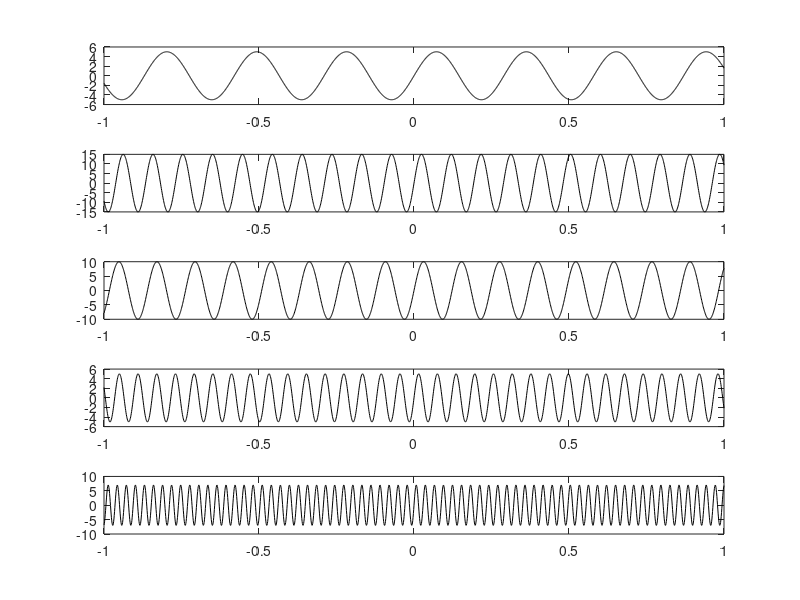
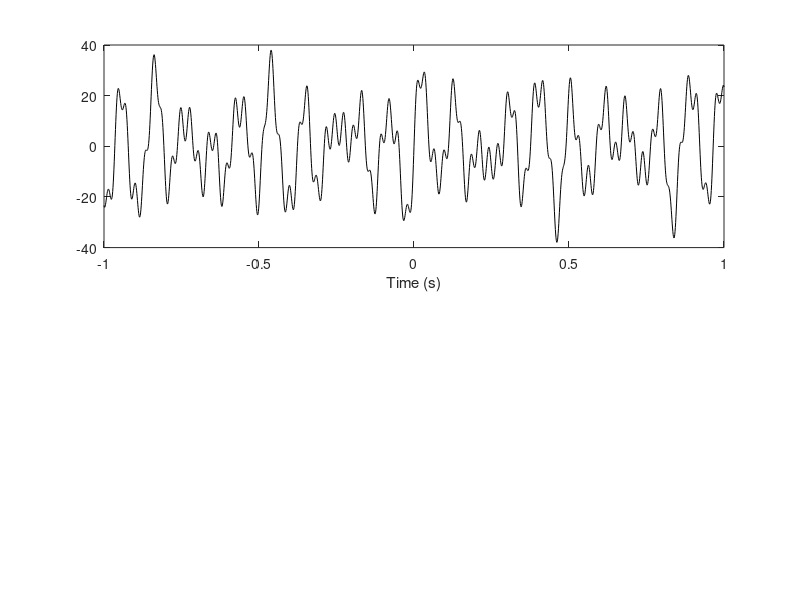

The MATLAB script that drew these images, in order: (Note: this script raises an error after producing the figures.)
%%
%   COURSE: Neural signal processing and analysis: Zero to hero
%  SESSION: Static spectral analyses
%  TEACHER: Mike X Cohen, sincxpress.com
%


%% 
% 
%  VIDEO: Sine waves and their parameters
% 
% 

%%% The goal of this cell is to create a signal by summing together sine waves.

% define a sampling rate
srate = 1000;

% list some frequencies
frex = [ 3   10   5   15   35 ];

% list some random amplitudes... make sure there are the same number of
% amplitudes as there are frequencies!
amplit = [ 5   15   10   5   7 ];

% phases... list some random numbers between -pi and pi
phases = [  pi/7  pi/8  pi  pi/2  -pi/4 ];

% define time...
time = -1:1/srate:1;


% now loop through frequencies and create sine waves
sine_waves = zeros(length(frex),length(time));
for fi=1:length(frex)
    sine_waves(fi,:) = amplit(fi) * sin(2*pi*time*(frex(fi) + phases(fi)));
end


%%% now plot
figure(1), clf

for sinei=1:length(amplit)
    subplot(length(amplit),1,sinei)

    % should be one sine wave per subplot
    plot(time,sine_waves(sinei,:),'k')
end

figure(2), clf
subplot(211)
plot(time,sum(sine_waves,1),'k')
xlabel('Time (s)')

%% sine wave parameter intuition via GUI

% a little interactive GUI to give you
% a better sense of sine wave parameters
sinewave_from_params;


%% 
% 
%  VIDEO: Complex numbers and Euler's formula
% 
% 

% several ways to create a complex number
z = 4 + 3i;
z = 4 + 3*1i;
z = 4 + 3*sqrt(-1);
z = complex(4,3);

disp([ 'Real part is ' num2str(real(z)) ' and imaginary part is ' num2str(imag(z)) '.' ])


% beware of a common programming error:
i = sqrt(-1);
z = 4 + 3*i;

% note that it's not possible to set 1i to a variable:
%1i = 2;


% plot the complex number
figure(3), clf
plot(real(z),imag(z),'s','markersize',12,'markerfacecolor','k')

% make plot look nicer
set(gca,'xlim',[-5 5],'ylim',[-5 5])
grid on, hold on, axis square
plot(get(gca,'xlim'),[0 0],'k','linew',2)
plot([0 0],get(gca,'ylim'),'k','linew',2)
xlabel('Real axis')
ylabel('Imaginary axis')
title([ 'Number (' num2str(real(z)) ' ' num2str(imag(z)) 'i) on the complex plane' ])

%% Euler's formula and the complex plane

% use Euler's formula to plot vectors
m = 4;
k = pi/3;
compnum = m*exp( 1i*k );

% extract magnitude and angle
mag = abs(compnum); % or sqrt(real(compnum)^2 + imag(compnum)^2) or sqrt(compnum * conj(compnum))
phs = angle(compnum);

% plot a red dot in the complex plane corresponding to the
% real (x-axis) and imaginary (y-axis) parts of the number.
figure(4), clf
plot([0 real(compnum)],[0 imag(compnum)],'ro','linew',2,'markersize',10,'markerfacecolor','r')

% make plot look nicer
set(gca,'xlim',[-5 5],'ylim',[-5 5])
grid on, hold on, axis square
plot(get(gca,'xlim'),[0 0],'k','linew',2)
plot([0 0],get(gca,'ylim'),'k','linew',2)
xlabel('Real axis')
ylabel('Imaginary axis')

% draw a line using polar notation
h = polar([0 phs],[0 mag],'r');
set(h,'linewidth',2)


% also draw a unit circle
x = linspace(-pi,pi,100);
h = plot(cos(x),sin(x));
set(h,'color',[1 1 1]*.7) % light gray

% title
title([ 'Rectangular: [' num2str(real(compnum)) ' ' num2str(imag(compnum)) 'i ], ' ...
        'Polar: ' num2str(mag) 'e^{i' num2str(phs) '}' ])
    

%% 
% 
%  VIDEO: The dot product and sine waves
% 
% 


% create two vectors
v1 = [ 2 4 2 1 5 3 1 ];
v2 = [ 4 2 2 -3 2 5 5 ];

% two (among other) ways to create the dot product
dp1 = sum( v1.*v2 )
dp2 = dot(v1,v2)

%% the dot product with sine waves

%%% In this section, you will create a signal (wavelet)
%   and then compute the dot product between that signal
%   and a series of sine waves. this is not acually fourier transform but
%   it takes us near to fourier transform


% phase of signal
theta = 1*pi/4;


% simulation parameters
srate = 1000;
time  = -1:1/srate:1;

% here is the signal (don't change this line)
signal = sin(2*pi*5*time + theta) .* exp( (-time.^2) / .1);

% sine wave frequencies (Hz)
sinefrex = 2:.5:10;


% plot signal
figure(4), clf
subplot(211)
plot(time,signal,'k','linew',3)
xlabel('Time (sec.)'), ylabel('Amplitude (a.u.)')
title('Signal')

dps = zeros(size(sinefrex));
for fi=1:length(dps)

    % create a real-valued sine wave. Note that the amplitude should be 1 and the phase should be 0
    sinew = sin(2*pi*time*sinefrex(fi));

    % compute the dot product between sine wave and signal
    % normalize by the number of time points
    dps(fi) = dot(sinew,signal) / length(time)
end

% and plot
subplot(212)
stem(sinefrex,dps,'k','linew',3,'markersize',10,'markerfacecolor','w')
set(gca,'xlim',[sinefrex(1)-.5 sinefrex(end)+.5],'ylim',[-.2 .2])
xlabel('Sine wave frequency (Hz)')
ylabel('Dot product (signed magnitude)')
title([ 'Dot product of signal and sine waves (' num2str(theta) ' rad. offset)' ])

%%% Question: Try changing the 'theta' parameter. What is the effect on the spectrum of dot products?
% If we multiplied by 2 the theta, we will get vaue of theta as pi/2 which will give dot product plot as strait horixontal and if we multiplied by 3 then theta  
% value will be 3pi/2which will plot as inverted.

%% 
% 
%   VIDEO: Complex sine waves
% 
% 


%%% The goal here is to create a complex-valued sine wave

% general simulation parameters
srate = 500; % sampling rate in Hz
time  = 0:1/srate:2-1/srate; % time in seconds

% sine wave parameters
freq = 5;    % frequency in Hz
ampl = 2;    % amplitude in a.u.
phas = pi/3; % phase in radians

% generate the complex sine wave. Note that exp(x) means e^x
csw = ampl* exp(1i*(2*pi*freq*time+phas));


% plot in 2D
figure(5), clf
subplot(211)
plot(time,real(csw), time,imag(csw),'linew',2)
xlabel('Time (sec.)'), ylabel('Amplitude')
title('Complex sine wave projections')
legend({'real';'imag'})

% plot in 3D
subplot(212)
plot3(time,real(csw),imag(csw),'k','linew',3)
xlabel('Time (sec.)'), ylabel('real part'), zlabel('imag. part')
set(gca,'ylim',[-1 1]*ampl*3,'zlim',[-1 1]*ampl*3)
axis square
rotate3d on


%% 
% 
%   VIDEO: The complex dot product
% 
% 


% two vectors
v1 = [  3i  4  5 -3i ];
v2 = [ -3i 1i  1  0  ];

% notice the dot product is a complex number
sum(v1.*v2)

%% complex dot product with wavelet

% 1) copy/paste the code from cell "the dot product with sine waves"
% 2) Change the sine waves into complex sine waves
% 3) Plot the magnitude of the dot product ( abs(dps) )
% phase of signal
theta = 1*pi/4;


% simulation parameters
srate = 1000;
time  = -1:1/srate:1;

% here is the signal (don't change this line)
signal = sin(2*pi*5*time + theta) .* exp( (-time.^2) / .1);

% sine wave frequencies (Hz)
sinefrex = 2:.5:10;


% plot signal
figure(4), clf
subplot(211)
plot(time,signal,'k','linew',3)
xlabel('Time (sec.)'), ylabel('Amplitude (a.u.)')
title('Signal')

dps = zeros(size(sinefrex));
for fi=1:length(dps)

    % create a complex-valued sine wave. Note that the amplitude should be 1 and the phase should be 0
    csw = exp(1i*2*pi*time*sinefrex(fi));

    % compute the dot product between sine wave and signal
    % normalize by the number of time points
    dps(fi) = dot(csw,signal) / length(signal);
end

% and plot
subplot(212)
stem(sinefrex,abs(dps),'k','linew',3,'markersize',10,'markerfacecolor','w')
set(gca,'xlim',[sinefrex(1)-.5 sinefrex(end)+.5],'ylim',[-.2 .2])
xlabel('Sine wave frequency (Hz)')
ylabel('Dot product (signed magnitude)')
title([ 'Dot product of signal and sine waves (' num2str(theta) ' rad. offset)' ])

%%% Question: Is the dot product spectrum still dependent on the phase of the signal?
% in complex valued sine wave, the dot product is independent of phase of
% the signal but in real valued sine wave its dependent.

%%

%% A movie showing why complex sine waves are phase-invariant

% no need to change the code; just run and enjoy!

% create complex sine wave
csw = exp( 1i*2*pi*5*time );
rsw = cos(    2*pi*5*time );

% specify range of phase offsets for signal
phases = linspace(0,7*pi/2,100);


% setup the plot
figure(6), clf
subplot(223)
ch = plot(0,0,'ro','linew',2,'markersize',10,'markerfacecolor','r');
set(gca,'xlim',[-.2 .2],'ylim',[-.2 .2])
grid on, hold on, axis square
plot(get(gca,'xlim'),[0 0],'k','linew',2)
plot([0 0],get(gca,'ylim'),'k','linew',2)
xlabel('Cosine axis')
ylabel('Sine axis')
title('Complex plane')

% and then setup the plot for the real-dot product axis
subplot(224)
rh = plot(0,0,'ro','linew',2,'markersize',10,'markerfacecolor','r');
set(gca,'xlim',[-.2 .2],'ylim',[-.2 .2],'ytick',[])
grid on, hold on, axis square
plot(get(gca,'xlim'),[0 0],'k','linew',2)
plot([0 0],get(gca,'ylim'),'k','linew',2)
xlabel('Real axis')
title('Real number line')


for phi=1:length(phases)

    % create signal
    signal = sin(2*pi*5*time + phases(phi)) .* exp( (-time.^2) / .1);

    % compute complex dot product
    cdp = sum( signal.*csw ) / length(time);

    % compute real-valued dot product
    rdp = sum( signal.*rsw ) / length(time);

    % plot signal and real part of sine wave
    subplot(211)
    plot(time,signal, time,rsw,'linew',2)
    title('Signal and sine wave over time')

    % plot complex dot product
    subplot(223)
    set(ch,'XData',real(cdp),'YData',imag(cdp))

    % draw normal dot product
    subplot(224)
    set(rh,'XData',rdp)

    % wait a bit
    pause(.1)
end


%%
% 
%   VIDEO: The discrete-time Fourier transform
% 
% 


%% generate multi-component sine wave (exactly as before)

% define a sampling rate
srate = 1000;

% some parameters
frex   = [ 3   10   5   15   35 ];
amplit = [ 5   15   10   5   7 ];

% define time...
time = -1:1/srate:1;

% now loop through frequencies and create sine waves
signal = zeros(1,length(time));
for fi=1:length(frex)
    signal = signal + amplit(fi)*sin(2*pi*time*frex(fi));
end

%% The Fourier transform in a loop

%%% The goal of this section of code is to implement
%   the Fourier transform in a loop, as described in lecture.
N           = length(signal);  % length of sequence
fourierTime = (0:N-1)/N;    % "time" used for sine waves
nyquist     = srate/2;        % Nyquist frequency -- the highest frequency you can measure in the data


% initialize Fourier output matrix
fourierCoefs = zeros(size(signal));

% These are the actual frequencies in Hz that will be returned by the
% Fourier transform. The number of unique frequencies we can measure is
% exactly 1/2 of the number of data points in the time series (plus DC).
frequencies = linspace(0,nyquist,floor(N/2)+1);


% loop over frequencies
for fi=1:N

    % create complex-valued sine wave for this frequency
    fourierSine = exp(-1i*2*pi*fourierTime*(fi-1));

    % compute dot product between sine wave and signal (created in the previous cell)
    fourierCoefs(fi) = dot(fourierSine,signal);

end

% scale Fourier coefficients to original scale
fourierCoefs = fourierCoefs / N;


figure(7), clf
subplot(221)
plot(real(exp( -2*pi*1i*(10).*fourierTime )))
xlabel('time (a.u.)'), ylabel('Amplitude')
title('One sine wave from the FT (real part)')

subplot(222)
plot(signal)
title('Data')

subplot(212)
plot(frequencies,abs(fourierCoefs(1:length(frequencies)))*2,'*-')
xlabel('Frequency (Hz)')
ylabel('Amplitude (\muV)') %power is square of amplitude 
title('Power spectrum derived from discrete Fourier transform')

%% The fast-Fourier transform (FFT)

%%% The "slow" FT is important to understand and see implemented,
%   but in practice you should always use the FFT.
%   In this code you will see that they produce the same results.

% Compute fourier transform and scale
fourierCoefsF = fft(signal)/ N;

subplot(212), hold on
plot(frequencies,abs(fourierCoefsF(1:length(frequencies)))*2,'ro')
set(gca,'xlim',[0 40])


%% 
% 
%   VIDEO: Fourier coefficients as complex numbers
% 
% 


%%% Fourier coefficients are difficult to interpret 'numerically', that is,
%   it's difficult to extract the information in a Fourier coefficient
%   simply by looking at the real and imaginary parts printed out.
%   Instead, you can understand them by visualizing them (in the next cell!).


srate = 1000;
time  = (0:srate-1)/srate;
freq  = 6;

% create sine waves that differ in power and phase
sine1 = 3 * cos(2*pi*freq*time + 0 );
sine2 = 2 * cos(2*pi*freq*time + pi/6 );
sine3 = 1 * cos(2*pi*freq*time + pi/3 );

% compute Fourier coefficients
fCoefs1 = fft(sine1) / length(time);
fCoefs2 = fft(sine2) / length(time);
fCoefs3 = fft(sine3) / length(time);

hz = linspace(0,srate/2,floor(length(time)/2)+1);

% find the frequency of our sine wave
hz6 = dsearchn(hz',6);

% let's look at the coefficients for this frequency
disp([ '6 Hz Fourier coefficient for sin1: ' num2str(fCoefs1(hz6)) ])
disp([ '6 Hz Fourier coefficient for sin2: ' num2str(fCoefs2(hz6)) ])
disp([ '6 Hz Fourier coefficient for sin3: ' num2str(fCoefs3(hz6)) ])

%% complex numbers as vectors in a polar plot

%%% Explore the concept that the Fourier coefficients are complex numbers,
%   and can be represented on a complex plane.
%   The magnitude is the length of the line, and the phase is the angle of that line.


% make polar plots of fourier coefficients
figure(9), clf
h(1) = polarplot([0 angle(fCoefs1(hz6))],[0 2*abs(fCoefs1(hz6))],'r');
hold on
h(2) = polarplot([0 angle(fCoefs2(hz6))],[0 2*abs(fCoefs2(hz6))],'b');
h(3) = polarplot([0 angle(fCoefs3(hz6))],[0 2*abs(fCoefs3(hz6))],'m');

% adjust the plots a bit
set(h,'linewidth',5)
legend({'sine1';'sine2';'sine3'})

%% phase and power information can be extracted via Euler's formula

% extract amplitude using Pythagorian theorem
amp1 = sqrt(real(fCoefs1) .^2 +imag(fCoefs1) .^2 );% hint: use the functions "imag" and "real"
amp2 = sqrt(real(fCoefs2) .^2 +imag(fCoefs2) .^2 );
amp3 = sqrt(real(fCoefs3) .^2 +imag(fCoefs3) .^2 );

% extract amplitude using the Matlab function abs
% amp1 = abs( fCoefs1 );
% amp2 = abs( fCoefs2 );
% amp3 = abs( fCoefs3 );

% yet another possibility (the complex number times its conjugate)
%amp1 = sqrt(fCoefs1.*conj(fCoefs1));


figure(9), clf

% plot amplitude spectrum
subplot(211)
plot(hz,2*amp1(1:length(hz)),'ro-','linew',3), hold on
plot(hz,2*amp2(1:length(hz)),'bp-','linew',3)
plot(hz,2*amp3(1:length(hz)),'ks-','linew',3)
set(gca,'xlim',[freq-3 freq+3])
xlabel('Frequency (Hz)'), ylabel('Amplitude')

                                                                                                                                               



%% 
% 
%   VIDEO: Positive/negative spectrum; amplitude scaling
% 
% 

% This cell will run a video that shows the complex sine waves used
% in the Fourier transform. The blue line corresponds to the real part
% and the red line corresponds to the imaginary part. The title tells
% you the frequency as a fraction of the sampling rate (Nyquist = .5).
% Notice what happens as the sine waves go into the negative frequencies.


% setup parameters
N     = 100;
fTime = ((1:N)-1)/N;
whichhalf = {'negative';'positive'};

% generate the plot
figure(10), clf
ploth = plot(fTime,ones(2,N),'linew',2);
titleh= title('.');
set(ploth(1),'color','b')
set(ploth(2),'color','r','linestyle','--')
xlabel('Time (norm.)'), ylabel('Amplitude')


% loop over frequencies
for fi=1:N

    % create sine wave for this frequency
    fourierSine = exp( -1i*2*pi*(fi-1).*fTime );

    % update graph
    set(ploth(1),'ydata',real(fourierSine));
    set(ploth(2),'ydata',imag(fourierSine));
    set(titleh,'String',[ num2str(fi/N) ' of fs (' whichhalf{(fi<N/2)+1} ')' ])

    pause(.1)
end

%%% QUESTION: What happens to the sine waves above f=.5?
% sinewave became slower and slower thereby decreasing frequency
%%% QUESTION: What happens to the sine waves as they approach f=.5?
% Sinewave became faster and faster as they approach nyquist frequency(.5)

%% scaling of Fourier coefficients

%%% The goal of this section of code is to understand the necessity and logic
%   behind the two normalization factors that get the Fourier coefficients
%   in the same scale as the original data.


% create the signal
srate  = 1000; % hz
time   = (0:3*srate-1)/srate; % time vector in seconds
pnts   = length(time); % number of time points
signal = 2.5 * sin( 2*pi*4*time );


% prepare the Fourier transform
fourTime = (0:pnts-1)/pnts;
fCoefs   = zeros(size(signal));

for fi=1:pnts
    % create complex sine wave and compute dot product with signal
    csw = exp( -1i*2*pi*(fi-1)*fourTime );
    fCoefs(fi) = sum( signal.*csw );
end

% extract amplitudes
ampls = 2*abs(fCoefs/pnts);

% compute frequencies vector
hz = linspace(0,srate/2,floor(pnts/2)+1);

figure(11), clf
stem(hz,ampls(1:length(hz)),'ks-','linew',3,'markersize',10,'markerfacecolor','w')

% make plot look a bit nicer
set(gca,'xlim',[0 10])
xlabel('Frequency (Hz)'), ylabel('Amplitude (a.u.)')

%%% QUESTION: Does the amplitude of 4 Hz in the figure match the simulated signal?
%   Answer : No
%%% QUESTION: Does the amplitude also depend on the length of the signal?
% Yes fCoefs are sums of dot products, so their magnitude scales with the number of points (pnts).
%The normalization step (fCoefs / pnts) adjusts for this dependency to some extent, but if improperly scaled, the amplitude can still be influenced by the signal length
%             Apply the two normalization factors discussed in lecture.
%             Test whether the scaling is robust to signal length.


%% DC reflects the mean offset

figure(12), clf

% NOTE: below is the same signal with (1) small, (2) no, (3) large DC
%       Is the amplitude spectrum accurate at 0 Hz???
signalX1 = fft(signal+2)             / pnts;
signalX2 = fft(signal-mean(signal))  / pnts;
signalX3 = fft(signal+10)            / pnts;


% plot signals in the time domain
subplot(211), hold on
plot(ifft(signalX1)*pnts,'bo-')
plot(ifft(signalX2)*length(signal),'rd-')
plot(ifft(signalX3)*pnts,'k*-')
xlabel('Tme (ms)'), ylabel('Amplitude')

%Compute amplitudes
ampl1 = abs(signalX1(1:length(hz)));
ampl1(2:end) = 2*ampl1(2:end);
ampl2 = abs(signalX2(1:length(hz)));
ampl2(2:end) = 2*ampl2(2:end);
ampl3 = abs(signalX3(1:length(hz)));
ampl3(2:end) = 2*ampl3(2:end);
% plot signals in the frequency domain
subplot(212)
plot(hz,ampl1,'bo-','linew',2,'markersize',8), hold on
plot(hz,ampl2,'rd-','linew',2,'markersize',8)
plot(hz,ampl,'k*-','linew',2,'markersize',8)

xlabel('Frequencies (Hz)'), ylabel('Amplitude')
legend({'+2 mean';'de-meaned';'+10 mean'})
set(gca,'xlim',[0 10])



%%% QUESTION: Can you adapt the code for accurate scaling of all three signals??
%             (Yes, of course you can! Do it!)... yes i did it

%%


%% 
% 
%  VIDEO: Spectral analysis of resting-state EEG
% 
% 

% The goal of this cell is to plot a power spectrum of resting-state EEG data.

clear
load EEGrestingState.mat

% create a time vector that starts from 0
npnts = length(eegdata);
time  = (0:npnts-1)/srate;


% plot the time-domain signal
figure(13), clf
plot(time,eegdata)
xlabel('Time (s)'), ylabel('Voltage (\muV)')
zoom on


% static spectral analysis
hz = linspace(0,srate/2,floor(npnts/2)+1);
ampl = 2*abs(fft(eegdata)/npnts);
powr = ampl.^(1/2);

figure(14), clf, hold on
plot(hz,ampl(1:length(hz)),'k','linew',2)
plot(hz,powr(1:length(hz)),'r','linew',2)

xlabel('Frequency (Hz)')
ylabel('Amplitude or power')
legend({'Amplitude';'Power'})

% optional zooming in
%set(gca,'xlim',[0 30])


%%% QUESTION: What are the three most prominent features of the EEG spectrum?
% power spectrum decreases with increasing function
% Very very narrow spikes at line noise frequencies
% deviation from 1/f
%%% QUESTION: What do you notice about the difference between the amplitude
%             and power spectra?
% Amplitde spectrum shows subtle features of spectrum and power spectrum
% highlights prominent features of the signal they help us to focus
% different aspects of signal
% 
%%% QUESTION: Can you see the ~10 Hz oscillation in the raw time series data?
% 


%% 
% 
%  VIDEO: Quantify alpha power over the scalp
% 
% 

clear
load restingstate64chans.mat

% These data comprise 63 "epochs" of resting-state data. Each epoch is a
%   2-second interval cut from ~2 minutes of resting-state.
% The goal is to compute the power spectrum of each 2-second epoch
%   separately, then average together.
%   Then, extract the average power from 8-12 Hz (the "alpha band") and
%   make a topographical map of the distribution of this power.

% convert to double-precision
EEG.data = double(EEG.data);


chanpowr = (2 * abs(fft(EEG.data,[],2)/EEG.pnts)) .^2;


% then average over trials
chanpowr = mean(chanpowr,3);

% vector of frequencies
hz = linspace(0,EEG.srate/2,floor(EEG.pnts/2)+1);


% do some plotting
% plot power spectrum of all channels
figure(15), clf
plot(hz,chanpowr(:,1:length(hz)),'linew',2)
xlabel('Frequency (Hz)'), ylabel('Power (\muV)')

set(gca,'xlim',[0 30],'ylim',[0 50])

%% now to extract alpha power

% boundaries in hz
alphabounds = [8 12]';

% convert to indices
freqidx = dsearchn(hz',alphabounds);


% extract average power
alphapower = mean(chanpowr(:,freqidx(1):freqidx(2)),2);

% and plot
figure(16), clf
topoplotIndie(alphapower,EEG.chanlocs,'numcontour',0);
set(gca,'clim',[0 6])
colormap hot

%% 
% 
%  VIDEO: Reconstruct a signal via inverse Fourier transform
% 
% 


%% create the signal

% define a sampling rate and time vector
srate = 1000;
time  = -1:1/srate:1;

% frequencies
frex = [ 3 10 5 15 35 ];


% now loop through frequencies and create sine waves
signal = zeros(1,length(time));
for fi=1:length(frex)
    signal = signal + fi * sin(2*pi*time*frex(fi));
end

%% on to the ift!

%%% Here you will invert the Fourier transform,
%   by starting from Fourier coefficients and getting back into the time domain.

N           = length(signal); % length of sequence
fourierTime = (0:N-1)/N;    % "time" used for sine waves

reconSignal = zeros(size(signal));
fourierCoefs = fft(signal)/N;

% loop over frequencies
for fi=1:N

    % create coefficient-modulated sine wave for this frequency
    % Note: this is a complex sine wave without the minus sine in the exponential.
    fourierSine = fourierCoefs(fi) * exp(1i * 2 * pi * (fi-1) * fourierTime);

    % continue building up signal...
    reconSignal = reconSignal + fourierSine;
end

% note: in practice, the inverse Fourier transform should be done using:
%reconSignal = ifft(fourierCoefs) * N;

figure(17), clf
plot(real(reconSignal),'.-')
hold on
plot(signal,'ro')
zoom on % inspect the two signals

legend({'reconstructed';'original'})


%% 
% 
%   VIDEO: Frequency resolution and zero-padding
% 
% 


%%% We start by investigating the difference between sampling rate and
%   number of time points for Fourier frequencies.

% temporal parameters
srates  = [100 100 1000];
timedur = [  1  10    1];


freq    =     5; % in Hz
colors  = 'kmb';
symbols = 'op.';


figure(18), clf
legendText = cell(size(timedur));
for parami=1:length(colors)

    % define sampling rate in this round
    srate = srates(parami); % in Hz

    % define time
    time = -1:1/srate:timedur(parami);

    % create signal (Morlet wavelet)
    signal = cos(2*pi*freq.*time) .* exp( (-time.^2) / .05 );

    % compute FFT and normalize
    signalX = fft(signal);
    signalX = signalX ./ max(signalX);

    % define vector of frequencies in Hz
    hz = linspace(0,srate/2,floor(length(signal)/2)+1);


    % plot time-domain signal
    subplot(211)
    plot(time,signal,[colors(parami) symbols(parami) '-'],'markersize',10,'markerface',colors(parami)), hold on
    set(gca,'xlim',[-1 1])
    xlabel('Time (s)'), ylabel('Amplitude')
    title('Time domain')

    % plot frequency-domain signal
    subplot(212), hold on
    plot(hz,abs(signalX(1:length(hz))),[colors(parami) symbols(parami) '-'],'markersize',10,'markerface',colors(parami))
    xlabel('Frequency (Hz)'), ylabel('Amplitude')
    title('Frequency domain')

    legendText{parami} = [ 'srate=' num2str(srates(parami)) ', N=' num2str(timedur(parami)+1) 's' ];
end

legend(legendText)
zoom

%% zero-padding, spectral resolution, and sinc interpolation

%%% Explore the effects of zero-padding.
%   Note: I created the numbers here to show rather strong effects of zero-padding.
%    You can try with other numbers; the effects will be more mild.

figure(19), clf

signal  = [ 1 0 1 2 -3 1 2 0 -3 0 -1 2 1 -1];

% compute the FFT of the same signal with different DC offsets
signalX1 = fft(signal,length(signal))     / length(signal);
signalX2 = fft(signal,length(signal)+10)  / length(signal);   % zero-pad to 10 plus length of signal!
signalX3 = fft(signal,length(signal)+100) / length(signal);  % zero-pad to 100 plus length of signal!

% define frequencies vector
frex1 = linspace( 0, .5, floor(length(signalX1)/2)+1 );
frex2 = linspace( 0, .5, floor(length(signalX2)/2)+1 );
frex3 = linspace( 0, .5, floor(length(signalX3)/2)+1 );


% plot signals in the time domain
subplot(211)
plot(ifft(signalX1)*length(signal),'bo-'), hold on
plot(ifft(signalX2)*length(signal),'rd-'), hold on
plot(ifft(signalX3)*length(signal),'k*-'), hold on
xlabel('Time points (arb. units)')

% plot signals in the frequency domain
subplot(212)
plot(frex1,2*abs(signalX1(1:length(frex1))),'bo-'), hold on
plot(frex2,2*abs(signalX2(1:length(frex2))),'rd-')
plot(frex3,2*abs(signalX3(1:length(frex3))),'k*-')

xlabel('Normalized frequency units'), ylabel('Amplitude')
legend({'"Native" N';'N+10';'N+100'})


%% 
% 
%   VIDEO: Examples of sharp non-stationarities on power spectra
% 
% 

%% sharp transitions

a = [10 2 5 8];
f = [3 1 6 12];
srate = 1000;
t = 0:1/srate:10;
n = length(t);
timechunks = round(linspace(1,n,length(a)+1));


% create the signal
signal = 0;
for i=1:length(a)
    signal = cat(2,signal,a(i)* sin(2*pi*f(i)*t(timechunks(i):timechunks(i+1)-1) ));
end

% compute its spectrum
signalX = fft(signal)/n;
hz = linspace(0,srate/2,floor(n/2)+1);

figure(20), clf
subplot(211)
plot(t,signal)
xlabel('Time'), ylabel('amplitude')

subplot(212)
plot(hz,2*abs(signalX(1:length(hz))),'s-','markerface','k')
xlabel('Frequency (Hz)'), ylabel('amplitude')
set(gca,'xlim',[0 20])

%% edges and edge artifacts

x = (linspace(0,1,n)>.5)+0; % +0 converts from boolean to number

% uncommenting this line shows that nonstationarities
% do not prevent stationary signals from being easily observed
% x = x + .08*sin(2*pi*6*t);

% plot
figure(21), clf
subplot(211)
plot(t,x)
set(gca,'ylim',[-.1 1.1])
xlabel('Time (s.)'), ylabel('Amplitude (a.u.)')

subplot(212)
xX = fft(x)/n;
plot(hz,2*abs(xX(1:length(hz))))
set(gca,'xlim',[0 20],'ylim',[0 .1])
xlabel('Frequency (Hz)'), ylabel('Amplitude (a.u.)')


%% 
% 
%   VIDEO: Examples of smooth non-stationarities on power spectra
% 
% 


srate = 1000;
t = 0:1/srate:10;
n = length(t);
f = 3; % frequency in Hz

% sine wave with time-increasing amplitude
ampl1 = linspace(1,10,n);
% ampl1 = abs(interp1(linspace(t(1),t(end),10),10*rand(1,10),t,'spline'));
ampl2 = mean(ampl1);

signal1 = ampl1 .* sin(2*pi*f*t);
signal2 = ampl2 .* sin(2*pi*f*t);


% obtain Fourier coefficients and Hz vector
signal1X = fft( signal1 )/n;
signal2X = fft( signal2 )/n;
hz = linspace(0,srate,n);

figure(22), clf
subplot(211)
plot(t,signal2,'r','linew',2), hold on
plot(t,signal1,'b','linew',2)
xlabel('Time'), ylabel('amplitude')

subplot(212)
plot(hz,2*abs(signal2X(1:length(hz))),'ro-','markerface','r','linew',2)
hold on
plot(hz,2*abs(signal1X),'bs-','markerface','k','linew',2)

xlabel('Frequency (Hz)'), ylabel('amplitude')
set(gca,'xlim',[1 7])
legend({'Stationary';'Non-stationary'})

%% frequency non-stationarity


f  = [2 10];
ff = linspace(f(1),mean(f),n);
signal1 = sin(2*pi.*ff.*t);
signal2 = sin(2*pi.*mean(ff).*t);


signal1X = fft(signal1)/n;
signal2X = fft(signal2)/n;
hz = linspace(0,srate/2,floor(n/2));

figure(23), clf

subplot(211)
plot(t,signal1), hold on
plot(t,signal2,'r')
xlabel('Time'), ylabel('amplitude')
set(gca,'ylim',[-1.1 1.1])

subplot(212)
plot(hz,2*abs(signal1X(1:length(hz))),'.-'), hold on
plot(hz,2*abs(signal2X(1:length(hz))),'r.-')
xlabel('Frequency (Hz)'), ylabel('amplitude')
set(gca,'xlim',[0 20])


%% examples of rhythmic non-sinusoidal time series

% parameters
srate = 1000;
time  = (0:srate*6-1)/srate;
npnts = length(time);
hz = linspace(0,srate,npnts);

% various mildly interesting signals to test
signal = detrend( sin( cos(2*pi*time)-1 ) );
signal = sin( cos(2*pi*time) + time );
signal = detrend( cos( sin(2*pi*time).^4 ) );


% plot!
figure(24), clf

% time domain
subplot(211)
plot(time,signal,'k','linew',3)
xlabel('Time (s)')

% frequency domain
subplot(212)
plot(hz,abs(fft(signal)),'k','linew',3)
set(gca,'xlim',[0 20])
xlabel('Frequency (Hz)')
ylabel('Amplitude (a.u)')

%% 
% 
%   VIDEO: Welch's method on phase-slip data
% 
% 

srate = 1000;
time  = (0:srate-1)/srate;

signal = [ sin(2*pi*10*time) sin(2*pi*10*time(end:-1:1)) ];

figure(25), clf
subplot(211)
plot(signal)

subplot(223)
bar(linspace(0,srate,length(signal)),2*abs(fft(signal))/length(signal))
set(gca,'xlim',[5 15])
title('Static FFT')
xlabel('Frequency (Hz)')



%% Now for Welch's method

% parameters
winlen = 500; % window length in points (same as ms if srate=1000!)
skip = 100; % also in time points;

% vector of frequencies for the small windows
hzL = linspace(0,srate/2,floor(winlen/2)+1);

% initialize time-frequency matrix
welchspect = zeros(1,length(hzL));

% Hann taper
hwin = .5*(1-cos(2*pi*(1:winlen) / (winlen-1)));



% loop over time windows
nbins = 0; % note: in the video this is nbins=1 but that's a typo.
for ti=1:skip:length(signal)-winlen
    
    % extract part of the signal
    tidx    = ti:ti+winlen-1;
    tmpdata = signal(tidx);
    
    % FFT of these data (does the taper help?)
    x = fft(hwin.*tmpdata)/winlen;
    
    % and put in matrix
    welchspect = welchspect + 2*abs(x(1:length(hzL)));
    nbins = nbins + 1;
end

% divide by nbins to complete average
welchspect = welchspect/nbins;


subplot(224)
bar(hzL,welchspect)
set(gca,'xlim',[5 15])
title('Welch''s method')
xlabel('Frequency (Hz)')

%% 
% 
%   VIDEO: Welch's method on resting-state EEG data
% 
% 


% load data
load EEGrestingState.mat
N = length(eegdata);

% time vector
timevec = (0:N-1)/srate;

% plot the data
figure(26), clf
plot(timevec,eegdata,'k')
xlabel('Time (seconds)'), ylabel('Voltage (\muV)')

%% one big FFT (not Welch's method)

% "static" FFT over entire period, for comparison with Welch
eegpow = abs( fft(eegdata)/N ).^2;
hz = linspace(0,srate/2,floor(N/2)+1);

%% "manual" Welch's method

% window length in seconds*srate
winlength = 1*srate;

% number of points of overlap
nOverlap = round(srate/2);

% NOTE about the variable nOverlap: 
% This variable actually defines the number of data 
% points to skip forwards. The true number of overlapping 
% points is winlength-nSkip. Apologies for the confusion,
% and thanks to Eleonora De Filippi for catching that mistake.


% window onset times
winonsets = 1:nOverlap:N-winlength;

% note: different-length signal needs a different-length Hz vector
hzW = linspace(0,srate/2,floor(winlength/2)+1);

% Hann window
hannw = .5 - cos(2*pi*linspace(0,1,winlength))./2;

% initialize the power matrix (windows x frequencies)
eegpowW = zeros(1,length(hzW));

% loop over frequencies
for wi=1:length(winonsets)
    
    % get a chunk of data from this time window
    datachunk = eegdata(winonsets(wi):winonsets(wi)+winlength-1);
    
    % apply Hann taper to data
    datachunk = datachunk .* hannw;
    
    % compute its power
    tmppow = abs(fft(datachunk)/winlength).^2;
    
    % enter into matrix
    eegpowW = eegpowW  + tmppow(1:length(hzW));
end

% divide by N
eegpowW = eegpowW / length(winonsets);


%%% plotting
figure(27), clf, subplot(211), hold on

plot(hz,eegpow(1:length(hz)),'k','linew',2)
plot(hzW,eegpowW/10,'r','linew',2)
set(gca,'xlim',[0 40])
xlabel('Frequency (Hz)')
legend({'"Static FFT';'Welch''s method'})
title('Using FFT and Welch''s')

%% MATLAB pwelch

subplot(212)

% create Hann window
winsize = 2*srate; % 2-second window
hannw = .5 - cos(2*pi*linspace(0,1,winsize))./2;

% number of FFT points (frequency resolution)
nfft = srate*100;

pwelch(eegdata,hannw,round(winsize/4),nfft,srate);
set(gca,'xlim',[0 40])


%% 
% 
%   VIDEO: Welch's method on v1 laminar data
% 
% 

clear
load v1_laminar.mat
csd = double(csd);

% specify a channel for the analyses
chan2use = 7;


% create Hann window
hannw = .5 - cos(2*pi*linspace(0,1,size(csd,2)))./2;

% Welch's method using MATLAB pwelch
[pxx,hz] = pwelch(squeeze(csd(chan2use,:,:)),hannw,round(size(csd,2)/10),1000,srate);

figure(28), clf
subplot(211)
plot(timevec,mean(csd(chan2use,:,:),3),'linew',2)
set(gca,'xlim',timevec([1 end]))
xlabel('Time (s)'), ylabel('Voltage (\muV)')

subplot(212)
plot(mean(hz),pxx,'linew',2)
set(gca,'xlim',[0 140])
xlabel('Frequency (Hz)')
ylabel('Power (\muV^2)')


%% done.
